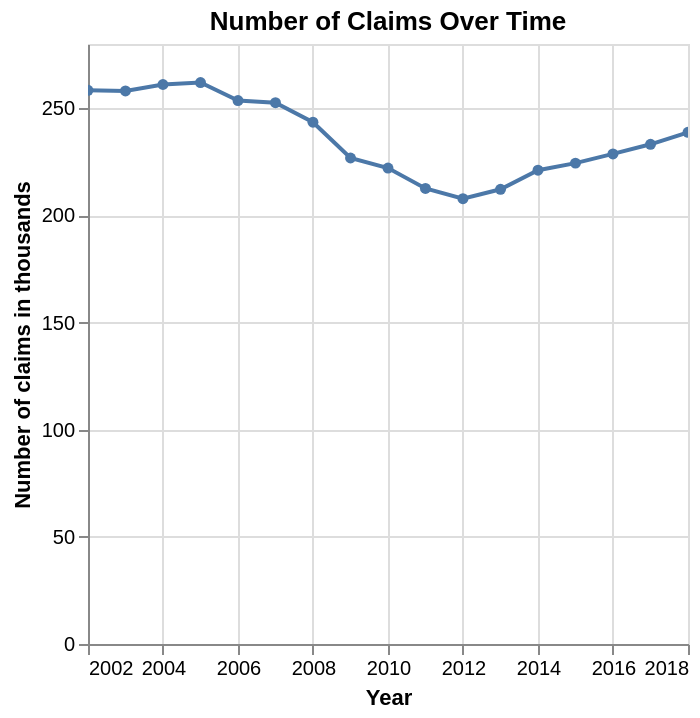

The code cell stored with this chart in its notebook:
### Markdown cell above
Plot the Data

### Code cell
# Create the line chart
chart = alt.Chart(df_ts.reset_index()).mark_line(point=True).encode(
    x=alt.X('Year', axis=alt.Axis(title='Year', format='%Y')),
    y=alt.Y('Value', axis=alt.Axis(title='Number of claims in thousands')),
    tooltip=[
        alt.Tooltip('Year', title='Year', format='%Y'),
        alt.Tooltip('Value', title='Number of claims (thousands)')
        ]
).properties(
    title='Number of Claims Over Time'
).interactive()

# Display the chart
chart

### Figure 1 — Vega-Lite specification as saved in the notebook (floating-point values rounded to 4 significant figures)
{"config": {"view": {"continuousWidth": 300, "continuousHeight": 300}}, "data": {"name": "data-943eb2235fc8a92f4aa09f489dfa8557"}, "mark": {"type": "line", "point": true}, "encoding": {"tooltip": [{"field": "Year", "format": "%Y", "title": "Year", "type": "temporal"}, {"field": "Value", "title": "Number of claims (thousands)", "type": "quantitative"}], "x": {"axis": {"format": "%Y", "title": "Year"}, "field": "Year", "type": "temporal"}, "y": {"axis": {"title": "Number of claims in thousands"}, "field": "Value", "type": "quantitative"}}, "params": [{"name": "param_1", "select": {"type": "interval", "encodings": ["x", "y"]}, "bind": "scales"}], "title": "Number of Claims Over Time", "$schema": "https://vega.github.io/schema/vega-lite/v5.20.1.json", "datasets": {"data-943eb2235fc8a92f4aa09f489dfa8557": [{"Year": "2002-01-01T00:00:00", "Value": 258.4}, {"Year": "2003-01-01T00:00:00", "Value": 258.1}, {"Year": "2004-01-01T00:00:00", "Value": 261.1}, {"Year": "2005-01-01T00:00:00", "Value": 262.0}, {"Year": "2006-01-01T00:00:00", "Value": 253.6}, {"Year": "2007-01-01T00:00:00", "Value": 252.6}, {"Year": "2008-01-01T00:00:00", "Value": 243.5}, {"Year": "2009-01-01T00:00:00", "Value": 226.8}, {"Year": "2010-01-01T00:00:00", "Value": 222.1}, {"Year": "2011-01-01T00:00:00", "Value": 212.6}, {"Year": "2012-01-01T00:00:00", "Value": 207.8}, {"Year": "2013-01-01T00:00:00", "Value": 212.2}, {"Year": "2014-01-01T00:00:00", "Value": 221.1}, {"Year": "2015-01-01T00:00:00", "Value": 224.4}, {"Year": "2016-01-01T00:00:00", "Value": 228.7}, {"Year": "2017-01-01T00:00:00", "Value": 233.2}, {"Year": "2018-01-01T00:00:00", "Value": 238.8}]}}
